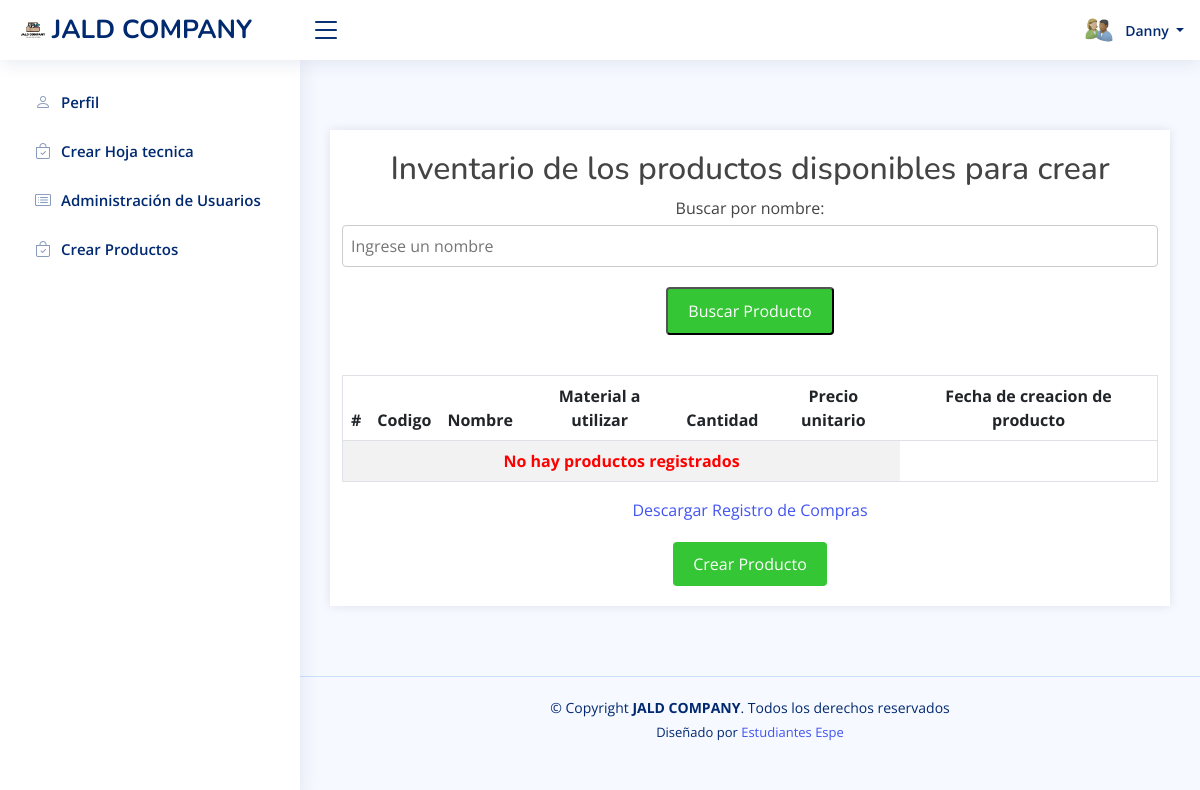
Before: /ProyectoTercerParcial/php/ver_inventario.php (signed in) with the older database file.
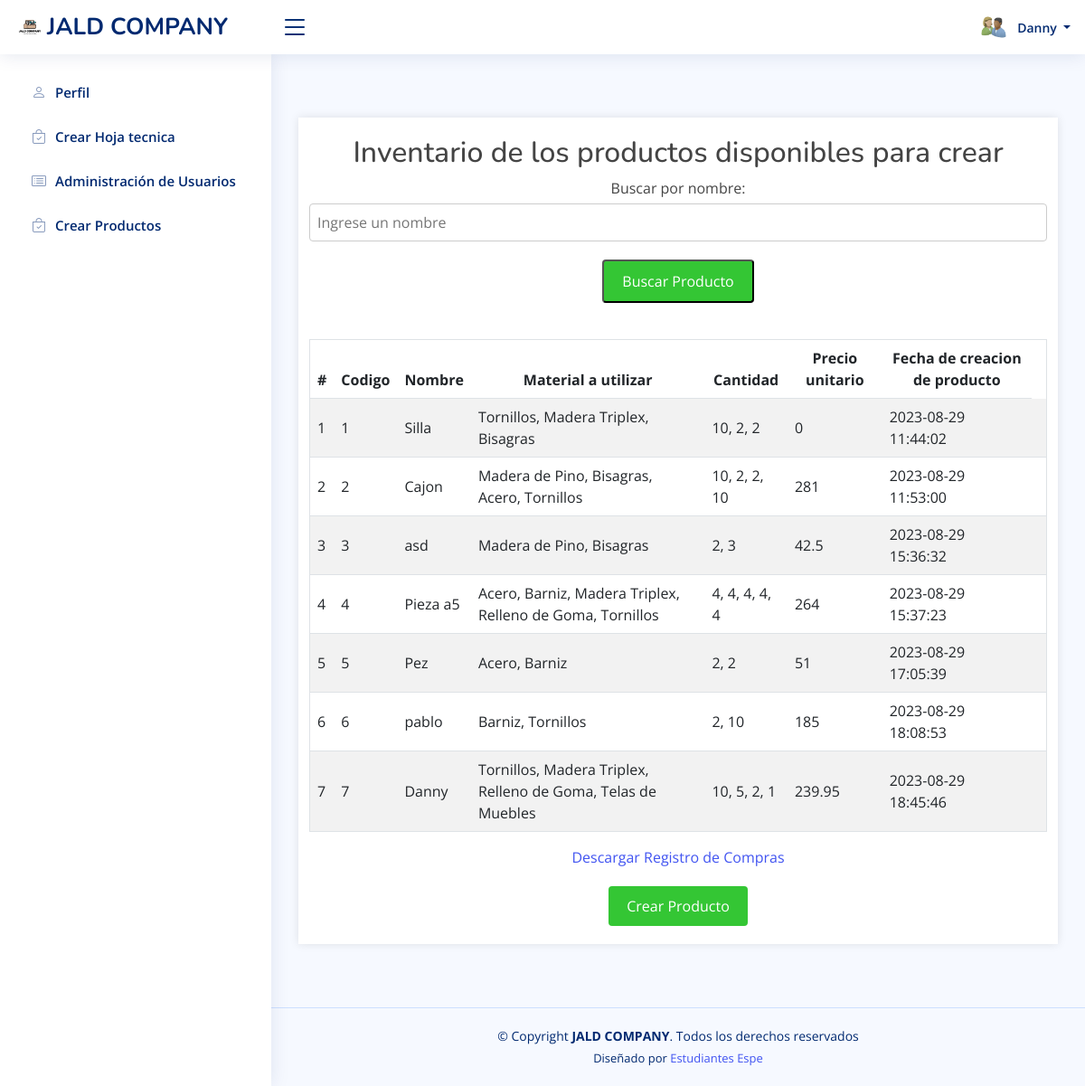
After: the same page with the newer database file.
### tables this page shows
CREATE TABLE `inventario_produccion` (
  `id_producto` int(11) NOT NULL,
  `nombre_producto` varchar(255) NOT NULL,
  `nombre_material` varchar(255) NOT NULL,
  `cantidad` varchar(255) NOT NULL,
  `fecha` datetime NOT NULL DEFAULT current_timestamp() ON UPDATE current_timestamp(),
  `cantidad_cad` int(11) NOT NULL,
  `precio` double NOT NULL,
  `precio_total` double NOT NULL
);

### ProyectoTercerParcial/php/ver_inventario.php (the view, shortened to what this page needs)
<?php
include('dbconnection.php');
?>
<!DOCTYPE html>
<html lang="en">
<head>
  <link rel="stylesheet" href="../css/estilo_productos.css">
  <link href="../vendor/bootstrap/css/bootstrap.min.css" rel="stylesheet">
  <link href="../vendor/bootstrap-icons/bootstrap-icons.css" rel="stylesheet">
  <link href="../vendor/boxicons/css/boxicons.min.css" rel="stylesheet">
  <link href="../vendor/quill/quill.snow.css" rel="stylesheet">
  <link href="../vendor/quill/quill.bubble.css" rel="stylesheet">
  <link href="../vendor/remixicon/remixicon.css" rel="stylesheet">
  <link href="../vendor/simple-datatables/style.css" rel="stylesheet">
  <link href="../css/stylebootstrap.css" rel="stylesheet">
</head>
<body>
  <header id="header" class="header fixed-top d-flex align-items-center">
    <div class="d-flex align-items-center justify-content-between">
      <a href="indexAdministrador.php" class="logo d-flex align-items-center">
        <img src="../img/logo.png" alt="">
        <span class="d-none d-lg-block">JALD COMPANY</span>
      </a>
      <i class="bi bi-list toggle-sidebar-btn"></i>
    </div>
    <nav class="header-nav ms-auto">
      <ul class="d-flex align-items-center">
        <li class="nav-item dropdown pe-3">
          <a class="nav-link nav-profile d-flex align-items-center pe-0" href="#" data-bs-toggle="dropdown">
            <img src="../img/profile-img.jpg" alt="Profile" class="rounded-circle">
            <span class="d-none d-md-block dropdown-toggle ps-2">
                <?php
                echo $_SESSION["nombre"];
                ?>
            </span>
          </a>
        </li>
      </ul>
    </nav>
  </header>
  <aside id="sidebar" class="sidebar">
    <ul class="sidebar-nav" id="sidebar-nav">
        <li class="nav-item">
            <a class="nav-link collapsed" href="users-profile.php">
                <i class="bi bi-person"></i>
                <span>Perfil</span>
            </a>
        </li>
        <?php if($_SESSION["id_cargo"]==3 or $_SESSION["id_cargo"]==1):?>
            <li class="nav-item">
                <a class="nav-link collapsed" href="index_despacho.php">
                    <i class="bi bi-bag-check"></i>
                    <span>Crear Hoja tecnica</span>
                </a>
            </li>
        <?php endif; ?>
        <?php if($_SESSION["id_cargo"]==1):?>
      <li class="nav-item">
        <a class="nav-link collapsed" href="usersCrud.php">
          <i class="bi bi-card-list"></i>
          <span>Administración de Usuarios</span>
        </a>
      </li>
        <?php endif; ?>
        <?php if($_SESSION["id_cargo"]==3 or $_SESSION["id_cargo"]==1):?>
            <li class="nav-item">
                <a class="nav-link collapsed" href="index_despacho.php">
                    <i class="bi bi-bag-check"></i>
                    <span>Crear Productos</span>
                </a>
            </li>
        <?php endif; ?>
    </ul>
  </aside>
  <main id="main" class="main">
  <div class="container">
<h2>Inventario de los productos disponibles para crear</h2>
<table>
<form method="GET">
    <label for="nombre">Buscar por nombre: </label>
    <input type="text" name="nombre" id="nombre" placeholder="Ingrese un nombre">
    <button type="submit" class="create-product-btn">Buscar Producto</button>
</form>
<table class="table table-striped table-hover">
                    <thead>
                        <tr>
                            <th>#</th>
                            <th>Codigo </th>
                            <th>Nombre </th>
                            <th>Material a utilizar</th>
                            <th>Cantidad </th>
                            <th>Precio unitario </th>
                            <th>Fecha de creacion de producto</th>
                        </tr>
                    </thead>
                    <tbody>
                        <?php
                        $filtro = "";
          $consulta = "SELECT * FROM inventario_produccion" . $filtro;
            $ret = mysqli_query($con, $consulta);
       $cnt = 1;
               $row = mysqli_num_rows($ret);
                        if ($row > 0) {
                            while ($row = mysqli_fetch_array($ret)) {
                        ?>
                                <tr class="<?php echo $fila_clase; ?>">
                                    <td><?php echo $cnt; ?></td>
                                    <td><?php echo $row['id_producto']; ?></td>
                                    <td><?php echo $row['nombre_producto']; ?>
                                    <td><?php echo $row['nombre_material']; ?>
                                    <td><?php echo $row['cantidad']; ?></td>
                                    <td><?php echo $row['precio']; ?></td>
                                    <td><?php echo $row['fecha'];?></td>
                                    <td>
                                    </td>
                                </tr>
                        <?php
                                $cnt = $cnt + 1;
                            }
                        } else {
                        ?>
                            <tr>
                                <th style="text-align:center; color:red;" colspan="6">No hay productos registrados </th>
                            </tr>
                        <?php } ?>
                    </tbody>
                </table>
<a href="generar_csv.php" class="download-link">Descargar Registro de Compras</a>
<a href="index_despacho.php" class="create-product-btn">Crear Producto</a>
</div>
  </main>
  <footer id="footer" class="footer">
    <div class="copyright">
      &copy; Copyright <strong><span>JALD COMPANY</span></strong>. Todos los derechos reservados
    </div>
    <div class="credits">
      Diseñado por <a href="https://www.espe.edu.ec/">Estudiantes Espe</a>
    </div>
  </footer>
</body>
</html>

### ProyectoTercerParcial/css/estilo_productos.css (style rules this page uses)
body { font-family: Arial, sans-serif; background-color: #f4f4f4; margin: 0; padding: 0; }
.container { width: 100%; max-width: 600px; margin: 50px auto; padding: 20px; background-color: #fff; box-shadow: 0 0 10px rgba(0, 0, 0, 0.1); display: flex; flex-direction: column; align-items: center; }
h2 { text-align: center; margin-bottom: 20px; width: 100%; }
label { display: block; margin-bottom: 5px; }
input[type="text"], input[type="number"] { width: 100%; padding: 8px; border: 1px solid #ccc; border-radius: 4px; }
table { width: 100%; border-collapse: collapse; margin-top: 20px; }
table, th, td { border: 1px solid #ddd; }
th, td { padding: 8px 12px; text-align: left; }
th { background-color: #f2f2f2; }
.view-inventory-btn, .create-product-btn, .materials-btn { display: inline-block; margin-top: 20px; padding: 10px 20px; color: white; text-decoration: none; border-radius: 4px; transition: background-color 0.3s ease; }
.create-product-btn { background-color: #34c634; }
table form { display: flex; flex-direction: column; align-items: center; }
table th { padding: 10px; text-align: center; }
table td { padding: 10px; vertical-align: middle; }

Changed rows visible on the page:
added inventario_produccion: id_producto "1", nombre_producto "Silla", nombre_material "Tornillos, Madera Triplex, Bisagras", cantidad "10, 2, 2", precio "0", fecha "2023-08-29 11:44:02"
added inventario_produccion: id_producto "2", nombre_producto "Cajon", nombre_material "Madera de Pino, Bisagras, Acero, Tornillos", cantidad "10, 2, 2, 10", precio "281", fecha "2023-08-29 11:53:00"
added inventario_produccion: id_producto "3", nombre_producto "asd", nombre_material "Madera de Pino, Bisagras", cantidad "2, 3", precio "42.5", fecha "2023-08-29 15:36:32"
added inventario_produccion: id_producto "4", nombre_producto "Pieza a5", nombre_material "Acero, Barniz, Madera Triplex, Relleno de Goma, Tornillos", cantidad "4, 4, 4, 4, 4", precio "264", fecha "2023-08-29 15:37:23"
added inventario_produccion: id_producto "5", nombre_producto "Pez", nombre_material "Acero, Barniz", cantidad "2, 2", precio "51", fecha "2023-08-29 17:05:39"
added inventario_produccion: id_producto "6", nombre_producto "pablo", nombre_material "Barniz, Tornillos", cantidad "2, 10", precio "185", fecha "2023-08-29 18:08:53"
added inventario_produccion: id_producto "7", nombre_producto "Danny", nombre_material "Tornillos, Madera Triplex, Relleno de Goma, Telas de Muebles", cantidad "10, 5, 2, 1", precio "239.95", fecha "2023-08-29 18:45:46"
Other visible differences:
text no longer shown: "No hay productos registrados"
